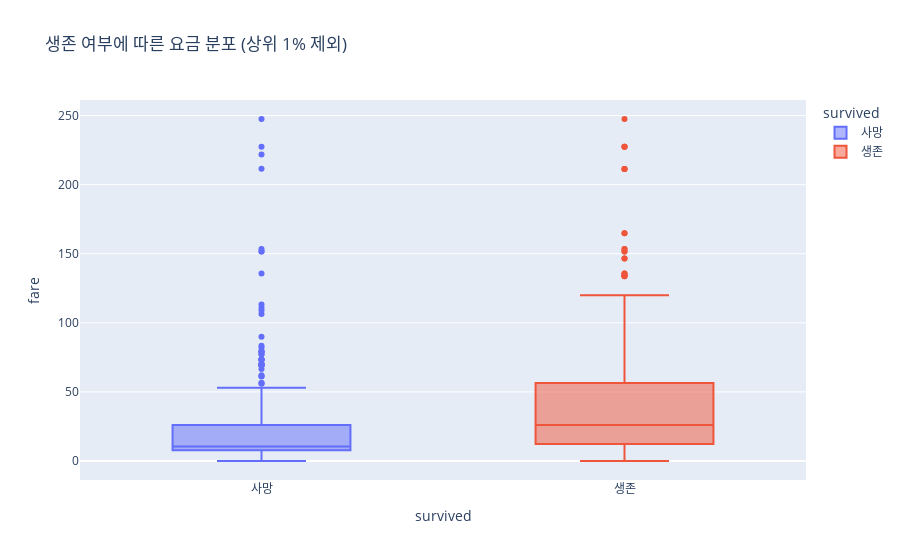

The cell this chart's notebook holds for it:
### Code cell
# 6. 요금(Fare)과 생존 여부의 관계 (박스 플롯)
# Fare가 매우 큰 아웃라이어가 있을 수 있으므로, 상위 1% 제외 (예시)
fare_threshold = titanic_df['fare'].quantile(0.99)

# 임계값 이하의 데이터만 선택
fare_df = titanic_df[titanic_df['fare'] <= fare_threshold]

fig = px.box(
    fare_df,
    x= 'survived',
    y= 'fare',
    color= 'survived',
    title= '생존 여부에 따른 요금 분포 (상위 1% 제외)'
)

fig.show()

### Figure 1 — Plotly figure (JSON) as saved in the notebook; plotly's stock layout.template omitted (floating-point values rounded to 4 significant figures; data arrays with more than 128 entries replaced by an {"elided": "..."} marker saying what was removed)
{"data": [{"alignmentgroup": "True", "hovertemplate": "survived=%{x}<br>fare=%{y}<extra></extra>", "legendgroup": "사망", "marker": {"color": "#636efa"}, "name": "사망", "notched": false, "offsetgroup": "사망", "orientation": "v", "showlegend": true, "type": "box", "x": {"elided": "547 str values"}, "x0": " ", "xaxis": "x", "y": {"elided": "547 float values"}, "y0": " ", "yaxis": "y"}, {"alignmentgroup": "True", "hovertemplate": "survived=%{x}<br>fare=%{y}<extra></extra>", "legendgroup": "생존", "marker": {"color": "#EF553B"}, "name": "생존", "notched": false, "offsetgroup": "생존", "orientation": "v", "showlegend": true, "type": "box", "x": {"elided": "335 str values"}, "x0": " ", "xaxis": "x", "y": {"elided": "335 float values"}, "y0": " ", "yaxis": "y"}], "layout": {"boxmode": "overlay", "legend": {"title": {"text": "survived"}, "tracegroupgap": 0}, "title": {"text": "생존 여부에 따른 요금 분포 (상위 1% 제외)"}, "xaxis": {"anchor": "y", "categoryarray": ["사망", "생존"], "categoryorder": "array", "domain": [0, 1], "title": {"text": "survived"}}, "yaxis": {"anchor": "x", "domain": [0, 1], "title": {"text": "fare"}}}}
